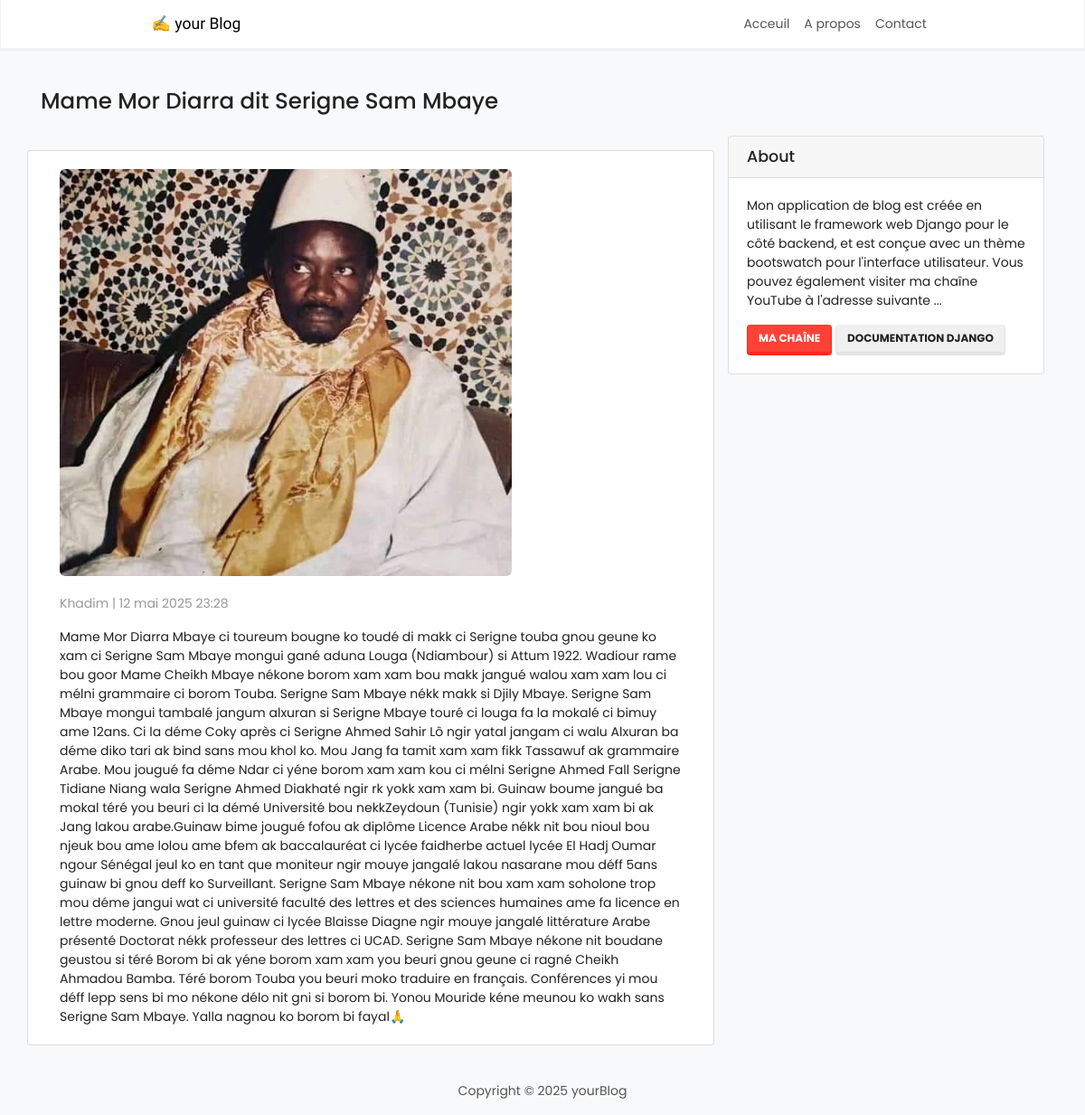
The app's page /Serigne_Sam_Mbaye/ with its own data.
### app/models.py (models this page shows, shortened)
class Post(models.Model):
    title = models.CharField(max_length=200, unique=True)
    slug = models.SlugField(max_length=200, unique_for_date='publish')
    author = models.ForeignKey(User, on_delete=models.CASCADE, related_name='blog_posts')
    publish = models.DateTimeField(auto_now_add=True)
    created = models.DateTimeField(auto_now=True)
    content = models.TextField()  # <-- Correction ici
    status = models.IntegerField(choices=STATUS, default=0)
    image = models.ImageField(upload_to='post_images/', blank=True, null=True)
    class Meta:
        ordering = ('-created',)

### app/views.py (the view)
# urls.py: path('<slug:slug>/', PostDetailView.as_view(), name='post_details'),  # Détail d’un article via slug
class PostDetailView(generic.DetailView):
    model = Post
    template_name = 'post_details.html'
    context_object_name = 'post'  # facultatif, plus lisible dans le template

### app/templates/post_details.html (shortened to what this page needs)
{% extends 'base.html' %}
{% block content %}
<header class="masthead">
    <div class="container">
        <div class="row">
            <div class="col-md-8 mt-3 left">
                <div class="site-heading">
                    <h3 class="site-heading my-4 mt-3 text-black"> {% block title %} {{ object.title }} {% endblock title %}</h3>
                </div>
            </div>
        </div>
    </div>
</header>
<div class="container">
  <div class="row">
    <div class="col-md-8 card mb-4  mt-3 left  top">
      <div class="card-body">
        {% if post.image %}
         <img src="{{ post.image.url }}" alt="{{ post.title }}" class="img-fluid" style="width: 500px; height: 450px; object-fit: cover;">
        {% endif %}
        <p class=" text-muted">{{ post.author }} | {{ post.created }}</p>
        <p class="card-text ">{{ object.content | safe }}</p>
      </div>
    </div>
    {% block sidebar %} {% include 'sidebar.html' %} {% endblock sidebar %}
  </div>
</div>
{% endblock content %}

### app/templates/base.html (style rules this page uses)
* { font-family: "Poppins", sans-serif; }
body { position: relative; background-color: #f8f9fa; }
img { border-radius: 6px; margin-bottom: 20px; height: 10px; }

### records on screen
Post: title "Mame Mor Diarra dit Serigne Sam Mbaye", image (picture), author "Khadim", created "12 mai 2025 23:28", content "Mame Mor Diarra Mbaye ci toureum bougne ko toudé di makk ci Serigne touba gnou geune ko xam ci Serigne Sam Mbaye mongui gané aduna Louga (Ndiambour) si Attum 1922. Wadiour rame bou goor Mame Cheikh Mbaye nékone borom xam xam bou makk jangué walou xam xam lou ci mélni grammaire ci borom Touba. Serigne Sam Mbaye nékk makk si Djily Mbaye. Serigne Sam Mbaye mongui tambalé jangum alxuran si Serigne Mbaye touré ci louga fa la mokalé ci bimuy ame 12ans. Ci la déme Coky après ci Serigne Ahmed Sahir Lô ngir yatal jangam ci walu Alxuran ba déme diko tari ak bind sans mou khol ko. Mou Jang fa tamit xam xam fikk Tassawuf ak grammaire Arabe. Mou jougué fa déme Ndar ci yéne borom xam xam kou ci mélni…"
